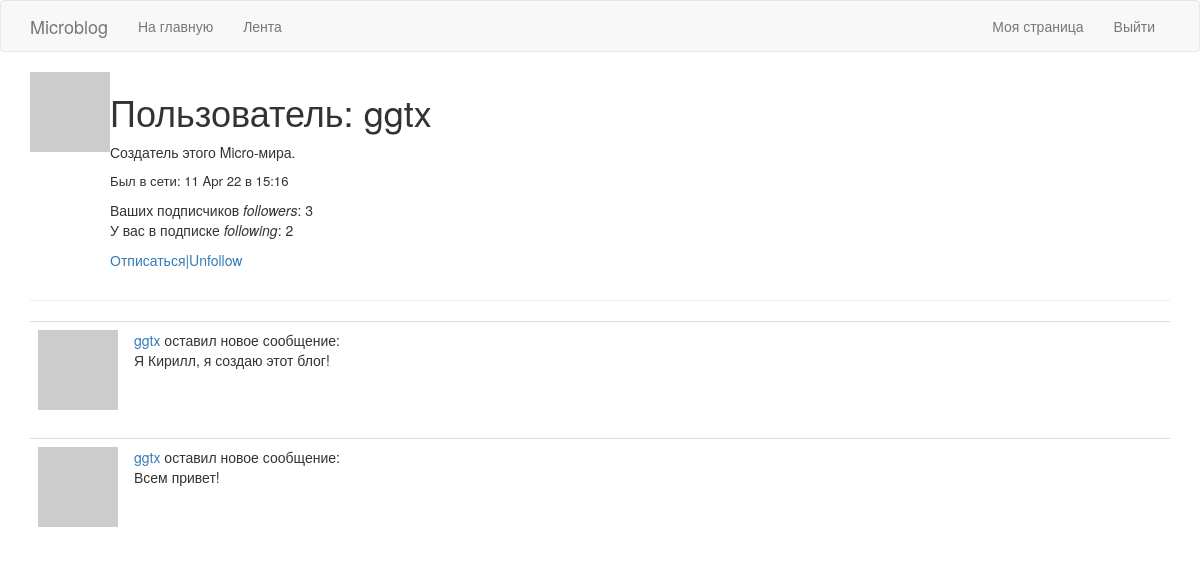
Page /user/ggtx (signed in) on the committed database.
### app/models.py (models this page shows, shortened)
class User(UserMixin, db.Model):
    id = db.Column(db.Integer, primary_key=True)
    username = db.Column(db.String(64), index=True, unique=True)
    email = db.Column(db.String(120), index=True, unique=True)
    password_hash = db.Column(db.String(128))
    posts = db.relationship('Post', backref='author', lazy='dynamic')
    about_me = db.Column(db.String(140))
    last_seen = db.Column(db.DateTime, default=datetime.utcnow)
    followed = db.relationship(
        'User', secondary=followers,
        primaryjoin=(followers.c.follower_id == id),
        secondaryjoin=(followers.c.followed_id == id),
        backref=db.backref('followers', lazy='dynamic'), lazy='dynamic')
    def avatar(self, size):
        digest = md5(self.email.lower().encode('utf-8')).hexdigest()
        return 'https://www.gravatar.com/avatar/{}?d=identicon&s={}'.format(
            digest, size)
    def is_following(self, user):
        return self.followed.filter(
            followers.c.followed_id == user.id).count() > 0

class Post(db.Model):
    id = db.Column(db.Integer, primary_key=True)
    body = db.Column(db.String(140))
    timestamp = db.Column(db.DateTime, index=True, default=datetime.utcnow)
    user_id = db.Column(db.Integer, db.ForeignKey('user.id'))

### app/routes.py (the view)
@app.route('/user/<username>')
@login_required
def user(username):
    user = User.query.filter_by(username=username).first_or_404()
    page = request.args.get('page', 1, type=int)
    """Получаем самые новые сообщения, делаем разбивку на страницы"""
    posts = user.posts.order_by(Post.timestamp.desc()).paginate(
        page, app.config['POSTS_PER_PAGE'], False)
    """Проверяем, существует ли следующая страница, в противном случае возвращаем None"""
    next_url = url_for('user', username=user.username,
                       page=posts.next_num) if posts.has_next else None
    """Проверяем, существует ли предыдущая страница, в противном случае возвращаем None"""
    prev_url = url_for('user', username=user.username,
                       page=posts.prev_num) if posts.has_prev else None
    return render_template('user.html', user=user, posts=posts.items,
                           next_url=next_url, prev_url=prev_url)

### app/models.py (called while the page is built)
@login.user_loader
def load_user(id):
    return User.query.get(int(id))

### app/routes.py (called while the page is built)
@app.before_request
def before_request():
    if current_user.is_authenticated:
        current_user.last_seen = datetime.utcnow()
        db.session.commit()

### app/templates/user.html (shortened to what this page needs)
{% extends "base.html" %}
{% block app_content %}
    <table>
        <tr valign="top">
            <td> <img src="{{ user.avatar(128) }}"></td>
            <td>
                <h1>Пользователь: {{ user.username }}</h1>
                {% if user.about_me %}<p>{{ user.about_me }}</p>{% endif %}
                {% if user.last_seen %}<p style="font-size: 94%;">Был в сети: {{ user.last_seen.strftime('%d %b %y в %H:%M') }}</p>{% endif %}
                <p>Ваших подписчиков <i>followers</i>: {{ user.followers.count() }}<br />У вас в подписке <i>following</i>: {{ user.followed.count() }}</p>
                {% if user == current_user %}
                <p><a href="{{ url_for('edit_profile') }}">Редактировать профиль</a></p>
                {% elif not current_user.is_following(user) %}
                <p><a href="{{ url_for('follow', username=user.username) }}">Подписаться|Follow</a></p>
                {% else %}
                <p><a href="{{ url_for('unfollow', username=user.username) }}">Отписаться|Unfollow</a></p>
                {% endif %}
            </td>
        </tr>
    </table>
    <hr>
    {% for post in posts %}
    {% include '_post.html' %}
    {% endfor %}
{% endblock %}

### app/templates/_post.html
<table class="table table-hover">
    <tr>
        <td width="70px">
            <a href="{{ url_for('user', username=post.author.username) }}">
                <img src="{{ post.author.avatar(70) }}">
            </a>
        </td>
        <td>
            <a href="{{ url_for('user', username=post.author.username) }}">
                {{ post.author.username }}
            </a>
            оставил новое сообщение:
            <br>
            {{ post.body }}
        </td>
    </tr>
</table>

### rows in the picture
User: username "ggtx", about_me "Создатель этого Micro-мира.", last_seen "11 Apr 22 в 15:16"
Post: author.username "ggtx", body "Я Кирилл, я создаю этот блог!"
Post: author.username "ggtx", body "Всем привет!"

### other values in the picture
{{ user.followers.count() }} "3"
{{ user.followed.count() }} "2"
